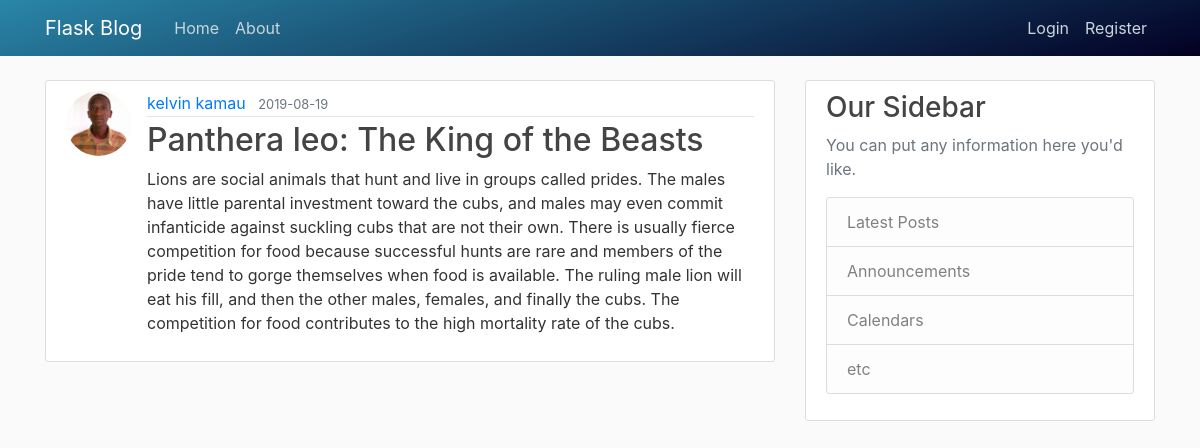
Screenshot of /post/3 with the database file from the repository.
### blog_post/models.py (models this page shows, shortened)
class User(db.Model, UserMixin):
    id = db.Column(db.Integer, primary_key=True)
    username = db.Column(db.String(20), unique=True, nullable=False)
    email = db.Column(db.String(120), unique=True, nullable=False)
    image_file = db.Column(db.String(20), nullable=False,
                           default='default.jpg')
    password = db.Column(db.String(60), nullable=False)
    posts = db.relationship('Post', backref='author', lazy=True)

class Post(db.Model):
    id = db.Column(db.Integer, primary_key=True)
    title = db.Column(db.String(100), nullable=False)
    date_posted = db.Column(db.DateTime, nullable=False,
                            default=datetime.utcnow)
    content = db.Column(db.Text, nullable=False)
    user_id = db.Column(db.Integer, db.ForeignKey('user.id'), nullable=False)

### blog_post/posts/routes.py (the view)
@posts.route('/post/<int:post_id>')
def post(post_id):
    post = Post.query.get_or_404(post_id)
    return render_template('post.html', title=post.title, post=post)

### blog_post/templates/post.html (shortened to what this page needs)
{% extends 'base.html' %}
{% block content %}
    <article class="media content-section">
        <img class="rounded-circle article-img" src="{{ url_for('static', filename='profile_pics/' + post.author.image_file) }}" alt="">
        <div class="media-body">
            <div class="article-metadata">
                <a class="mr-2" href="{{url_for('users.user_posts', username=post.author.username)}}">{{ post.author.username }}</a>
                <small class="text-muted">{{ post.date_posted.strftime('%Y-%m-%d')}}</small>
            </div>
            <h2 class="article-title">{{ post.title }}</h2>
            <p class="article-content">{{ post.content }}</p>
        </div>
    </article>
{% endblock content%}

### blog_post/static/main.css (style rules this page uses)
body { background: #fafafa; color: #333333; margin-top: 5rem; }
h1, h2, h3, h4, h5, h6 { color: #444444; }
.content-section { background: #ffffff; padding: 10px 20px; border: 1px solid #dddddd; border-radius: 3px; margin-bottom: 20px; }
.article-title { color: #444444; }
.article-content { white-space: pre-line; }
.article-img { height: 65px; width: 65px; margin-right: 16px; }
.article-metadata { padding-bottom: 1px; margin-bottom: 4px; border-bottom: 1px solid #e3e3e3 }

### rows the page displays
User: image_file (placeholder picture), author.username "kelvin kamau"
Post: date_posted "2019-08-19", title "Panthera leo: The King of the Beasts", content "Lions are social animals that hunt and live in groups called prides. The males have little parental investment toward the cubs, and males may even commit infanticide against suckling cubs that are not their own. There is usually fierce competition for food because successful hunts are rare and members of the pride tend to gorge themselves when food is available. The ruling male lion will eat his fill, and then the other males, females, and finally the cubs. The competition for food contributes to the high mortality rate of the cubs."
